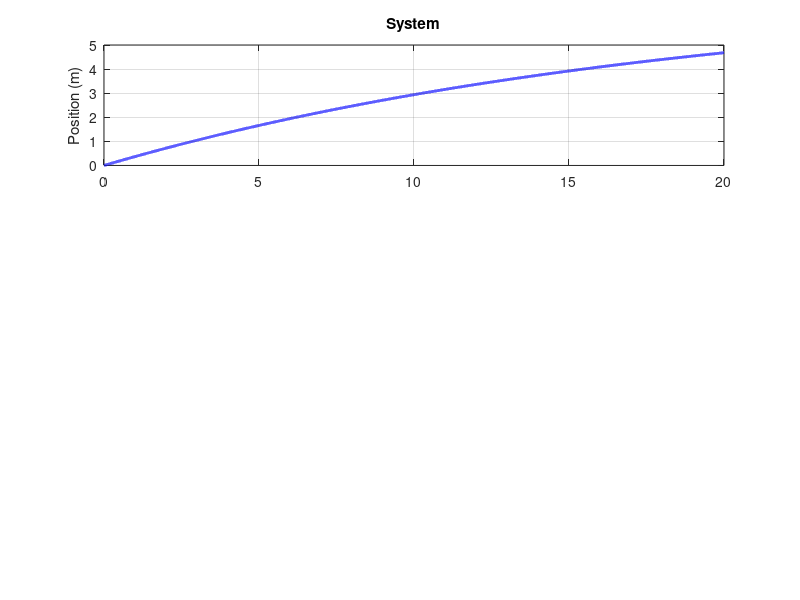

Reproduce this figure in MATLAB. (Note: this script raises an error after producing the figure.)
%% 34602 Ingeniørarbejde 2: Target Retrieval System Simulation
% This script models the DC motor, H-Bridge limits, and PID Control

% --- 1. Electrical Parameters ---
V_supply = 10.0;    % Max voltage from H-Bridge (V)
I_limit = 2.0;      % Power Supply Current Limit (A)
R = 1.0;            % Armature resistance [Ohm]
L = 0.5e-3;         % Armature inductance [H]
Ke = 0.02;          % Back EMF constant [Vs/rad] (Adjusted to overcome TL)
Kt = 0.02;          % Torque constant [Nm/A]

% --- 2. Mechanical Parameters ---
TL = 1.8e-3;        % Static friction torque [Nm]
B = 0.4e-6;         % Viscous friction coefficient [Nms/rad]
J = 1.5e-6;         % Moment of inertia [kgm^2]

% --- 3. Scaling (7.5 turns = 1 cm) ---
% 1 rad -> (1/2pi) turns -> (1/(2pi*7.5)) cm -> (1/(2pi*7.5*100)) meters
rad_to_m = 1 / (2 * pi * 7.5);

% --- 4. Simulation Settings ---
dt = 0.0005;        % Time step (0.5ms for better numerical stability)
T_total = 20;        % Duration (5 seconds)
time = 0:dt:T_total;
N = length(time);

% --- 5. PID Controller Settings ---
target_pos = 9;   % Target position (meters)
curr_pos = 0;
Kp = .05;         % Proportional Gain
Ki = 0;          % Integral Gain
Kd = 0.01;       % Derivative Gain
t_s = 0.001;
fprintf('Chisel Gains: Kp=%.2f, Ki=%.2f, Kd=%.2f\n', Kp, Ki*t_s, Kd/t_s);

% --- 6. Initialization ---
curr_vel = 0;
curr_current = 0;
integral_error = 0;
prev_error = 0;

% Storage for plotting
pos_log = zeros(1, N);
current_log = zeros(1, N);
voltage_log = zeros(1, N);

% --- 7. Main Simulation Loop ---
for k = 1:N
    % --- CONTROLLER (Simulating FPGA Logic) ---
    error = target_pos - curr_pos;
    
    % Derivative calculation
    d_error = (error - prev_error) / dt;
    
    % Anti-Windup Logic: Only integrate if the motor isn't starving for current
    if abs(curr_current) < I_limit * 0.95 
        integral_error = integral_error + (error * dt);
    end
    
    % Summing the PID terms
    V_out = (Kp * error) + (Ki * integral_error) + (Kd * d_error);
    
    % H-Bridge Voltage Saturation
    V_out = max(min(V_out, V_supply), -V_supply);
    
    % --- PLANT PHYSICS (Simulating the DC Motor) ---
    
    % Electrical: di/dt = (V - iR - Ke*w) / L
    di_dt = (V_out - (curr_current * R) - (curr_vel * Ke)) / L;
    curr_current = curr_current + (di_dt * dt);
    
    % Apply Power Supply Current Limit (CC Mode)
    curr_current = max(min(curr_current, I_limit), -I_limit);
    
    % Mechanical: dw/dt = (Torque_motor - Torque_friction) / J
    torque_motor = curr_current * Kt;
    
    % Corrected Friction: Resists motion based on current velocity direction
    if abs(curr_vel) < 1e-3 && abs(torque_motor) < TL
        % Static case: If torque is less than static friction, motor doesn't move
        dw_dt = 0;
        curr_vel = 0;
    else
        % Dynamic case: Friction opposes the direction of movement
        torque_friction = (B * curr_vel) + (TL * sign(curr_vel + 1e-9));
        dw_dt = (torque_motor - torque_friction) / J;
        curr_vel = curr_vel + (dw_dt * dt);
    end
    
    % Translation: Calculate meters moved
    curr_pos = curr_pos + (curr_vel * rad_to_m * dt);
    
    % Log data for plotting
    pos_log(k) = curr_pos;
    current_log(k) = curr_current;
    voltage_log(k) = V_out;
    
    % Update history for next iteration
    prev_error = error;
end

% --- 8. Plotting ---
figure('Color', 'w', 'Name', 'Target Retrieval System');

subplot(3,1,1);
plot(time, pos_log, 'b', 'LineWidth', 2);
ylabel('Position (m)');
grid on; title('System');
yline(target_pos, '--r', 'Target');

subplot(3,1,2);
plot(time, current_log, 'r', 'LineWidth', 1.5);
ylabel('Current (A)');
yline(I_limit, '--k', '1A Supply Limit');
yline(-I_limit, '--k');
grid on;

subplot(3,1,3);
plot(time, voltage_log, 'g', 'LineWidth', 1.5);
ylabel('H-Bridge (V)');
xlabel('Time (s)');
grid on;
